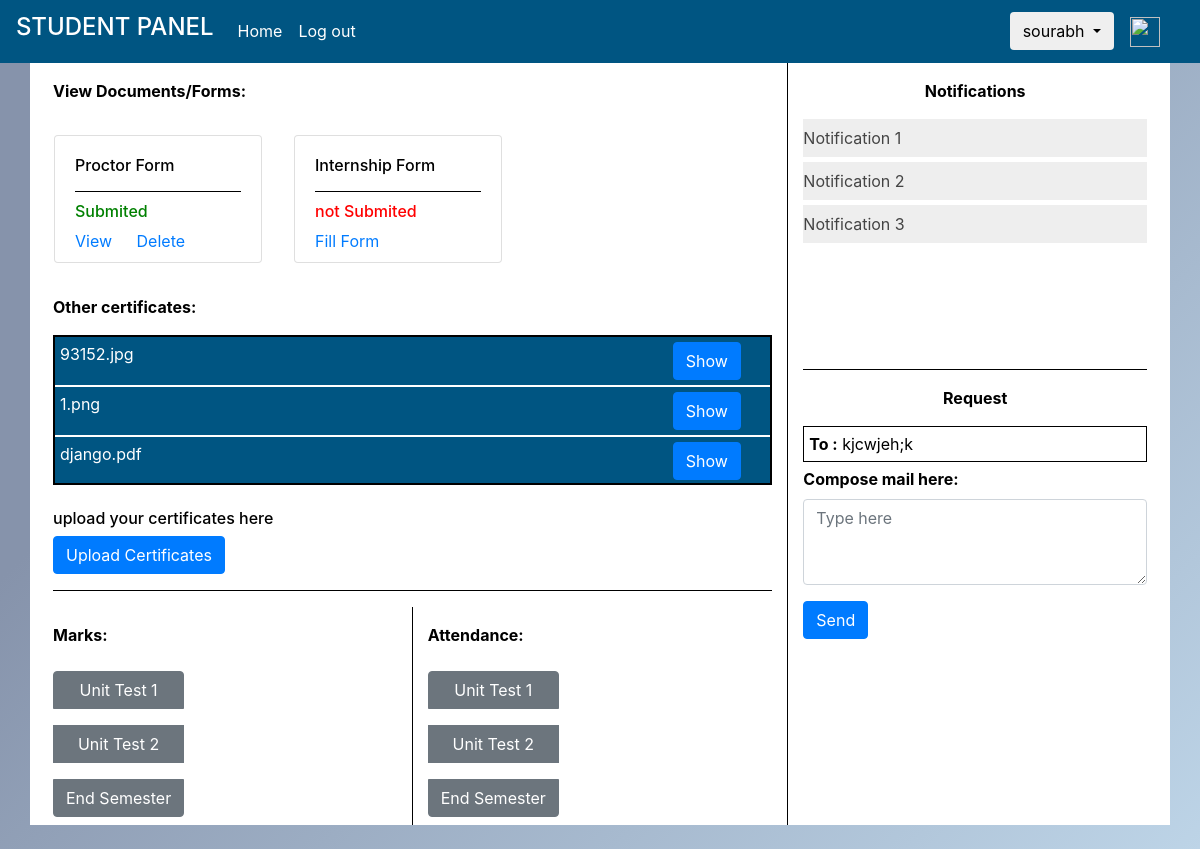
Screenshot of /StudentPanel (signed in) with the database file from the repository.
### app.py (models this page shows, shortened)
class PtrForm(db.Model,UserMixin):
    id=db.Column(db.String(7),primary_key=True)
    year_of_admission=db.Column(db.String(15),nullable=False)
    branch=db.Column(db.String(5),nullable=False)
    year=db.Column(db.String(5),nullable=False)
    division=db.Column(db.String(1),nullable=False)
    mobile_number=db.Column(db.String(10),nullable=False)
    name_of_proctor=db.Column(db.String(30),nullable=False)
    email_of_proctor=db.Column(db.String(25),nullable=False)
    mobile_number_of_proctor=db.Column(db.String(10),nullable=False)
    name_of_student=db.Column(db.String(30),nullable=False)
    name_of_parent_guardian=db.Column(db.String(30),nullable=False)
    pre_add_loc_add_hos_add=db.Column(db.String(150),nullable=False)
    parent_pre_add_loc_add_hos_add=db.Column(db.String(150),nullable=False)
    nav_place_permt_add=db.Column(db.String(150),nullable=False)
    residential=db.Column(db.String(150),nullable=False)
    office=db.Column(db.String(150),nullable=False)
    ptr_mobile_number=db.Column(db.String(10),nullable=False)
    stu_email_id=db.Column(db.String(25),nullable=False)
    prt_email_id=db.Column(db.String(25),nullable=False)
    blood_group=db.Column(db.String(4),nullable=False)
    any_disease_disability=db.Column(db.String(70),nullable=False)
    date_of_birth=db.Column(db.String(15),nullable=False)
    place_of_birth=db.Column(db.String(70),nullable=False)
    mother_tongue=db.Column(db.String(20),nullable=False)
    religion=db.Column(db.String(20),nullable=False)
    exam=db.Column(db.String(10),nullable=False)
    score=db.Column(db.String(5),nullable=False)
    per_ssc_marks=db.Column(db.String(3),nullable=False)
    per_hsc_marks=db.Column(db.String(3),nullable=False)
    discipline=db.Column(db.String(50),nullable=False)
    date=db.Column(db.String(15),nullable=False)
    photo=db.Column(db.String(12),nullable=False)

class User_certi(db.Model,UserMixin):
    id=db.Column(db.Integer,primary_key=True)
    fname=db.Column(db.String(20))
    owner_id=db.Column(db.String(7),db.ForeignKey('user.id'))

### app.py (the view, shortened to what this page needs)
@app.route("/StudentPanel",methods=['POST','GET'])
@login_required
def studentpanel():
    pform=PtrForm.query.filter_by(id=current_user.id).first()
    iform=IntForm.query.filter_by(id=current_user.id).first()
    certificates =User_certi.query.filter_by(owner=current_user)
    if current_user.id[0]=='s':
        return render_template("student_panel.html",pform=pform,iform=iform,certificates=certificates)
    elif current_user.id[0]=='p':
        flash("you can\'t go there",'danger')
        return redirect(url_for("proctorpanel"))
    else:
        flash("you can\'t go there",'danger')
        return redirect(url_for("parentpanel"))

### app.py (called while the page is built)
@login_manager.user_loader
def load_user(user_id):
    return User.query.get(user_id)

### templates/student_panel.html (shortened to what this page needs)
<!doctype html>
<html lang="en">
<head>
<link rel="stylesheet" href="https://stackpath.bootstrapcdn.com/bootstrap/4.1.3/css/bootstrap.min.css">
<link rel="stylesheet" type="text/css" href="{{ url_for('static', filename='css/custom.css') }}">
</head>
<body>
<nav class="navbar navbar-expand-lg" id="my" style="background-color: #005582;">
<a class="navbar-brand" href="#" id="my"><h3 style="color: white;font-size: larger;">STUDENT PANEL</h3></a>
<div class="collapse navbar-collapse" id="navbarText">
<ul class="navbar-nav mr-auto">
  <li class="nav-item">
    <a class="nav-link" style="color: white;" href="{{url_for('login')}}">Home</a>
  </li>
  <li class="nav-item">
    <a class="nav-link" style="color: white;" href="{{url_for('logout')}}">Log out</a>
  </li>
</ul>
<div class="dropdown px-2">
<button class="btn dropdown-toggle" type="button" id="my" data-toggle="dropdown" aria-haspopup="true" aria-expanded="false">
{{pform.name_of_student}}
</button>
</div>
<a class="navbar-brand px-2" href="#" id="profile_photo">
  {% if pform!=None %}
  {% set profile_pic="profiles/" + pform.photo %}
  <img src="{{ url_for('static' , filename=profile_pic) }}" width="30" height="30" alt="">
  {% else %}
  <img src="{{ url_for('static' , filename='img/user_icon.png') }}" width="30" height="30" alt="">
  {% endif %}
</a>
</div>
</nav>
<div class="container-fluid" style="background-color: #bdd4e7;
background-image: linear-gradient(315deg, #bdd4e7 0%, #8693ab 74%);
">
<div class="container" style="background-color: white;">
<div class="mx-2">
<div class="row">
<div class="col-md-8" id="column-1">
    <div class="py-3">
        <b>View Documents/Forms:</b>
    </div>
    <div class="ref">
    <div class="row" >
        <div class="card mx-3 my-3" style="width: 13rem;height: 8rem;">
<div class="card-body">
<h6 class="card-title">Proctor Form</h6>
<hr style="width: 100%;background-color: black;">
{% if pform != None %}
<h6 class="card-subtitle mb-2 text-muted" style="color: green !important;">Submited</h6>
<a href="{{url_for('displaypform')}}" class="card-link">View</a>
<a href="{{url_for('deletepform')}}" class="card-link">Delete</a>
{% else %}
<h6 class="card-subtitle mb-2 text-muted" style="color: red !important;">not Submited</h6>
<a href="{{url_for('displaypform')}}" class="card-link">Fill Form</a>
{% endif %}
</div>
</div>
  <div class="card mx-3 my-3" style="width: 13rem;height: 8rem;">
<div class="card-body">
<h6 class="card-title">Internship Form</h6>
<hr style="width: 100%;background-color: black;">
{% if iform != None %}
<h6 class="card-subtitle mb-2 text-muted">Submited</h6>
<a href="{{url_for('displayiform')}}" class="card-link">View</a>
<a href="{{url_for('deleteiform')}}" class="card-link">Delete</a>
{% else %}
<h6 class="card-subtitle mb-2 text-muted" style="color: red !important;">not Submited</h6>
<a href="{{url_for('displayiform')}}" class="card-link">Fill Form</a>
{% endif %}
</div>
</div>
    </div>
    <div class="py-3">
      <b>Other certificates:</b>
  </div>
    <div style="width:100%;height:150px;overflow:scroll;overflow-y:scroll;overflow-x:hidden;border: solid black 2px;">
      {% for k in certificates %}
      <div class="row" style="background-color: #005582;padding: 5px;margin-bottom: 2px;">
        <div class="col-md-10" style="color: white;">
          {{k.fname}}
        </div>
        <div class="col-md-2">
          {% set show_cert="certificates/" + k.fname %}
          <a href="{{url_for('uploaded_file',filename=show_cert)}}"><button class="btn btn-primary" >Show</button></a>
        </div>
      </div>
      {% endfor %}
    </div>
    <br>
    <div class="uploadfiles">
      <h6>upload your certificates here</h6>
      <a href="{{url_for('upload_file')}}" ><button class="btn btn-primary">Upload Certificates</button></a>
    </div>
    <hr style="background-color: black;">
  </div>
    <div class="row">
        <div class="col-md-6" style="border-right: solid 1px black;" >
            <div class="">
    <div class="py-3">
        <b>Marks:</b>
    </div>
    <div class="btn-group-vertical" role="group" aria-label="Basic example">
<button type="button" class="btn btn-secondary my-2">Unit Test 1</button>
<button type="button" class="btn btn-secondary my-2">Unit Test 2</button>
<button type="button" class="btn btn-secondary my-2">End Semester</button>
</div>
  </div>
        </div>
        <div class="col-md-6"  >
            <div class="">
    <div class="py-3">
        <b>Attendance:</b>
    </div>
    <div class="btn-group-vertical" role="group" aria-label="Basic example">
<button type="button" class="btn btn-secondary my-2">Unit Test 1</button>
<button type="button" class="btn btn-secondary my-2">Unit Test 2</button>
<button type="button" class="btn btn-secondary my-2">End Semester</button>
</div>
  </div>
        </div>
    </div>
</div>
<div class="col-md-4" id="column-2" style="border-left: 1px solid black;">
    <div class="py-3" align="center">
        <b>Notifications</b>
    </div>
    <div class="form-group">
<div style="width:100%;height:250px;overflow:scroll;overflow-y:scroll;overflow-x:hidden;">
  <button class="accordion">Notification 1</button>
<button class="accordion">Notification 2</button>
<button class="accordion">Notification 3</button>
</div>
<div class="py-3" align="center" style="border-top: solid 1px black;">
        <b>Request</b>
    </div>
<div class="form-group">
  <form action="/StudentPanel" method="POST">
    <div class="to" style="border: solid black 1px;padding: 5px;margin-bottom: 5px;">
      <span style="font-weight: bold;">To :</span>
      {{pform.email_of_proctor}}
    </div>
<div class="form-group">
<label for="exampleFormControlTextarea1" style="font-weight: bold;">Compose mail here:</label>
<textarea class="form-control mb-3" id="exampleFormControlTextarea1" rows="3" placeholder="Type here" name="message"></textarea>
<a href="/sMail">
  <button class="btn btn-primary" type="submit" id="send_btn">Send </button>
</a>
</div>
</form>
</div>
</div>
</div>
</div>
</div>
</div>
<br>
</div>
</body>
</html>

### static/css/custom.css (style rules this page uses)
html { scroll-behavior: smooth; }
div { color: black; }

### templates/student_panel.html (style rules this page uses)
.accordion { background-color: #eee; margin-bottom: 5px; color: #444; cursor: pointer; padding: 7px 0px 7px 0px; width: 100%; text-align: left; border: none; outline: none; transition: 0.4s; }

### rows the page displays
PtrForm: name_of_student "sourabh", email_of_proctor "kjcwjeh;k"
User_certi: fname "93152.jpg"
User_certi: fname "1.png"
User_certi: fname "django.pdf"
